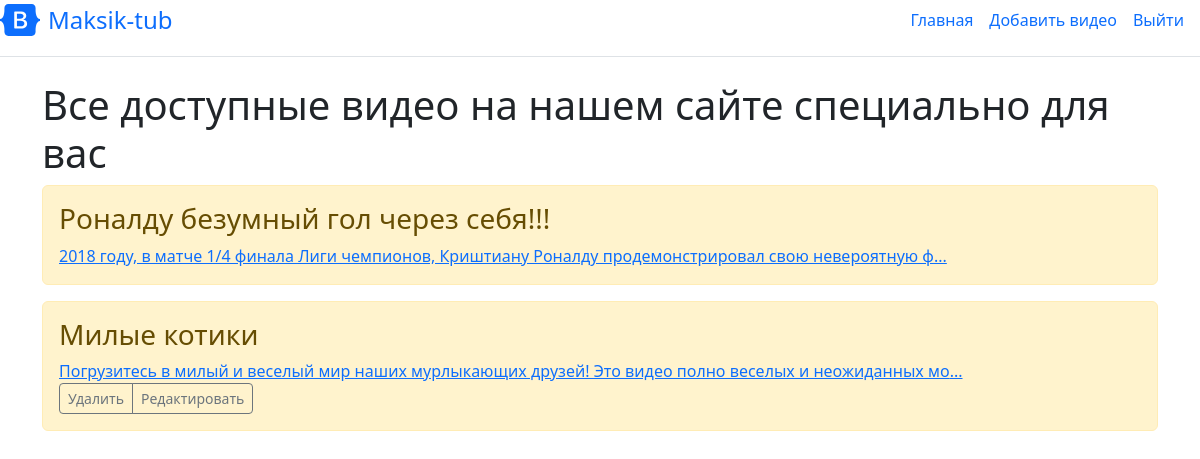
The page / (signed in) on the database its author committed.
### main/models.py (models this page shows, shortened)
class Download(models.Model):
    name = models.CharField('Название', max_length=35)
    description = models.TextField('Описание', default='')
    author = models.ForeignKey(User, related_name='author', on_delete=models.CASCADE, default=None, null=True, blank=True)
    content = models.FileField(
        upload_to='video/',
        validators=[FileExtensionValidator(allowed_extensions=['mp4'])]
    )
    class Meta:
        verbose_name = 'Видео'
        verbose_name_plural = 'Видосики'

### main/views.py (the view)
# urls.py: path('', views.index, name='index'),
def index(request):
    play = Download.objects.all()
    return render(request, 'main/index.html', {'title': 'Главная страница сайта', 'play': play})

### main/templates/main/index.html (shortened to what this page needs)
{% extends 'main/base.html' %}
{% block content %}
    <h1>Все доступные видео на нашем сайте специально для вас</h1>
    {% for video in play %}
        <div class="alert alert-warning mt-2">
            <h3>
                {{ video.name }}
            </h3>
            <div>
                <a href="{% url 'player' video.id %}">{{ video.description|slice:":100"|default:'' }}{% if video.description|length > 100 %}...{% endif %}</a>
             {% if request.user.is_superuser or video.author == request.user %}
                            {% if request.user.is_authenticated %}
                            <div class="btn-group">
                                <a class="btn btn-sm btn-outline-secondary" href="{% url 'delete' video.id %}">Удалить</a>
                                <a class="btn btn-sm btn-outline-secondary" href="{% url 'edit' video.id %}">Редактировать</a>
                            </div>
                            {% endif %}
            {% endif %}
            </div>
        </div>
    {% endfor %}
{% endblock %}

### rows shown on the page
Download: name "Роналду безумный гол через себя!!!", description "2018 году, в матче 1/4 финала Лиги чемпионов, Криштиану Роналду продемонстрировал свою невероятную ф"
Download: name "Милые котики", description "Погрузитесь в милый и веселый мир наших мурлыкающих друзей! Это видео полно веселых и неожиданных мо", shows "Удалить"
